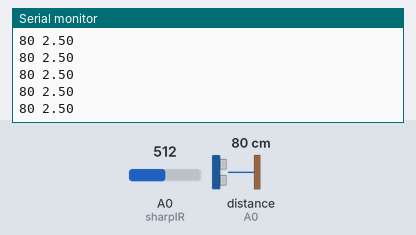
Bench run of a sketch on a simulated Arduino Uno, built with avr-gcc and run on an emulated ATmega328P. On the bench: the last lines printed to the serial monitor. Inputs (shaded band) come from the test bench; at power-on: distance to the obstacle (sensor on A0) 80 cm, A0 (sharpIR) = 512.

Above: at 1.2 s.
1.3 s: distance to the obstacle (sensor on A0) set to 2 cm
At 2.0 s:
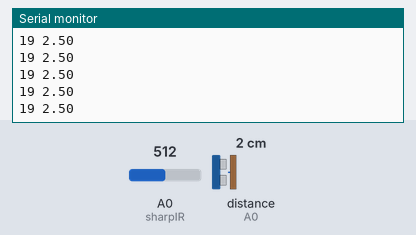
2.8 s: A0 (sharpIR) set to 716
At 3.5 s:
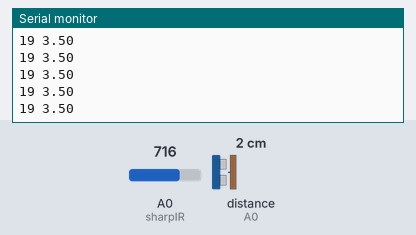
5.8 s: distance to the obstacle (sensor on A0) set to 35 cm
At 6.8 s:
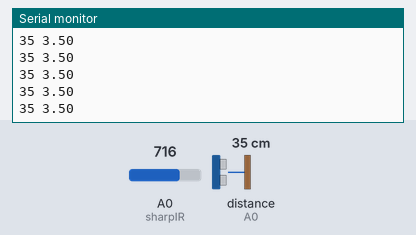
7.3 s: A0 (sharpIR) set to 900
At 7.9 s:
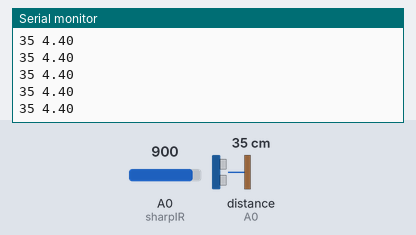
Timing chart, 0 to 9.8 s (numbered marks = the images above; inputs shaded):
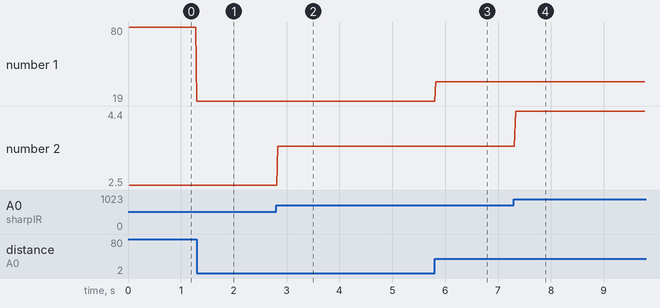

The sketch:

Plot.ino
```cpp
#include <SharpIR.h>

#define sharpIR A0
#define model 20150

SharpIR sharp(sharpIR, 40, 5, model);

void setup()
{
  Serial.begin(9600);

}

void loop()
{
  voltageToDistance();
}

//calculate Vout of the Sharp IR and print the results
void voltageToDistance()
{
  int sensorValue = analogRead(sharpIR);
  int dis = sharp.distance();

  if(dis>0) //only get the positive values. Im using an unsigned integer, so an overflow can occur.
  {
    float voltage = sensorValue * (5.0 / 1023.0);
    Serial.print(dis);
    Serial.print(" ");
    Serial.println(voltage);

  }
}
```

Measured:
- after the input at 1.3 s, the serial monitor: prints a new line at once (image 1)
- after the input at 2.8 s, the serial monitor: prints a new line at once (image 2)
- after the input at 5.8 s, the serial monitor: prints a new line at once (image 3)
- after the input at 7.3 s, the serial monitor: prints a new line at once (image 4)
- plotted number 1: 80 → 19 after the input at 1.3 s, 19 → 35 after the input at 5.8 s
- plotted number 2: 2.5 → 3.5 after the input at 2.8 s, 3.5 → 4.4 after the input at 7.3 s
